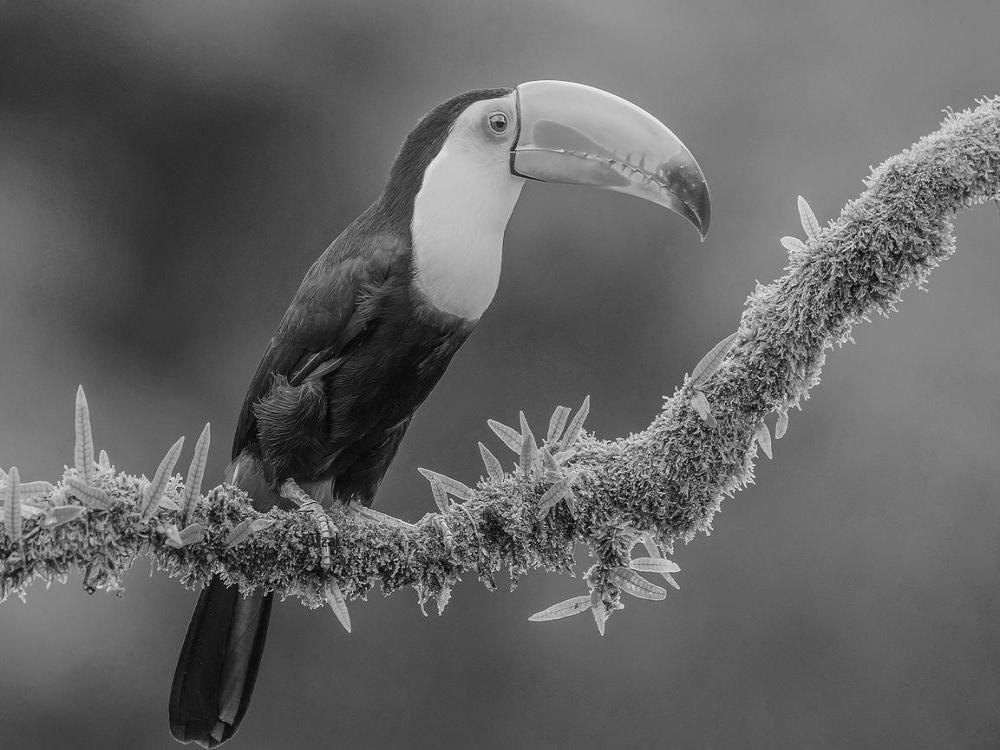
#> input picture assignments/resize/data/toucan.jpeg, 1000 x 750 px, found by its file name
$ jupyter execute --allow-errors 02_resize_task.ipynb
#> lines starting #> are read from the running program, lines starting #| are printed output that depends on the picture
### assignments/resize/resize_funcs.py
import numpy as np


# [132 lines left out: functions downsample_no_filter, get_pad_img, convolve_2d, gauss_kernel, expand_img, bilin_kernel, not called in this run]

### assignments/resize/02_resize_task.ipynb
# Изменение размера изображения
В этом задании вам предстоит познакомиться с процессом прореживания и интерполяции картинок с целью изменения их размера.

## Прореживание (децимация, downsampling)

Прореживание как одномерных сигналов, так и изображений, проводится в **два этапа**: сначала применяется фильтр нижних частот (ФНЧ), а затем отбрасываются лишние отсчеты сигнала. Фильтр необходим, чтобы избежать появления в спектре сигнала ложных частот - эффект **алиасинга (aliasing)**. Он связан с тем фактом, что при децимации дискретного сигнала мы отбрасываем некоторые отсчеты, что приводит к понижению частоты дискретизации сигнала и к дальнейшему появлению ложных частот в спектре. Для изображений этот эффект приводит к сильному искажению картинки при изменении её размера.

- Сначала посмотрим, что будет, если мы уменьшим изображение в 5 раз (по обоим измерениям) без предварительной фильтрации. Для этого напишите функцию `downsample_no_filter()`, затем отрисуйте получившееся изображение и отобразите его размер.

[cell 1]
import IPython
import numpy as np
from matplotlib import pyplot as plt
from PIL import Image
import importlib
import resize_funcs as rf
# Метод convert('L') конвертирует цветную картинку в черно-белую
img = np.array(Image.open('.\\data\\toucan.jpeg').convert('L'))
#> img is the input picture: shape (750, 1000); min 0, max 255, mean 99.4
# img = np.random.randint(0,255,(15,35))
plt.imshow(img, cmap='gray')
#> (this line was passed over: IPython is not available in this run)
importlib.reload(rf)
# YOUR CODE HERE
img_down = rf.downsample_no_filter(img)
#> in downsample_no_filter, `return res[::c,::c]`:
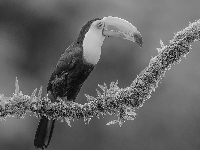
#> returned value: shape (150, 200); min 0, max 251, mean 99.4
print("Resized image size: ", img_down)
#> (printed output is left out)
plt.imshow(img_down,cmap='gray')
#> (this line was passed over: IPython is not available in this run)

При таком подходе картинка будет достаточно сильно искажена. Попробуем применить фильтр к исходной картинке перед отбрасыванием отсчетов.

В первом задании было введено понятие линейного фильтра, а также рассмотрена теорема о свертке. В соответствии с этой теоремой фильтрацию изображений можно производить как в пространственной, так и в частотной области. В этом задании будет рассмотрена **фильтрация в пространственной области**

При линейной фильтрации изображения каждый выходной пиксель равен взвешенной сумме пикселей в пределах некоторой области исходной картинки (см. картинку). Иными словами, мы вычисляем **дискретную свертку**:

$$g(x, y)= f(x, y) * h(x, y) = \sum_{m=-a}^{m=a}\sum_{n=-b}^{n=b}f(m, n)h(x-m, y-n)= \sum_{m=-a}^{m=a}\sum_{n=-b}^{n=b}f(x-m, y-n)h(m, n).$$

Здесь $f(x,y)$, $g(x,y)$ - исходное и выходное изображения, $h(x, y)$ называют **ядром фильтра**, $a=\frac{M-1}{2}$, $b=\frac{N-1}{2}$, $M$, $N$ - размерности ядра.

Графическая интерпретация, достаточно наглядна: у нас имеется ядро фильтра, которое выступает в роли окна (или маски), скользящего по исходной картинке. Внутри окна вычисляем свертку пикселей изображения и ядра, а затем сдвигаем окно.

#> (a cell that did not finish here is left out)

 - Можно заметить, что если найти описанным выше образом отфильтрованное изображение, то оно будет меньшего размера, нежели исходное. Дело в том, что ядро фильтра должно выходить за пределы изображения на краях (представьте окно $3\times 3$ и попробуйте поместить в его середину пиксель на краю или углу изображения). Для избежания подобной ситуации картинку можно дополнить пикселями по краям (**padding**).

    Напишите функцию `get_pad_img()`, которая принимает на вход изображение и желаемое количество нулей на границах и возвращает дополненное нулями изображение. Использовать готовую функцию `np.pad()` нельзя.

#> (a cell that did not finish here is left out)

 - Реализуйте функцию `convolve_2d()`, вычисляющую свертку двух двумерных сигналов. Размер выходного изображения должно совпадать с исходным; для добавления нулей используйте функцию `get_pad_img()`

- Для фильтрации существует множество разных фильтров. В этом задании нам потребуется *гауссовское ядро*. В одномерном случае оно задается формулой:
$$h_{gauss}(x) = \frac{1}{\sqrt{2\pi}\sigma}e^{-x^2/2\sigma^2}.$$

В двумерном случае справедлива формула:
$$h_{gauss}(x, y) = h_{gauss}(x)h_{gauss}(y)$$

Реализуйте функцию `gauss_kernel()`. На вход: размер ядра и среднеквадратическое отклонение $\sigma$. Возвращает функция гауссово ядро. Можете воспользоваться своей реализацией из 1-го задания.

[cell 4]
# Выведите ядро фильтра любого размера в качестве примера

# YOUR CODE HERE
importlib.reload(rf)
print("Gauss kernel: ", rf.gauss_kernel((3,3),0.5))

- Наконец, отфильтруем наше изображение с шумом с помощью реализованных функций. Примените созданный фильтр и после этого проредите картинку. Поэкспериментируйте с размерами ядра и со стандартным отклонением, которые визуально хорошо сглаживают изображение. Не забудьте предварительно добавить нулевые значения на границах, чтобы сохранить размер картинки.

[cell 5]
# YOUR CODE HERE

importlib.reload(rf)
kern = rf.gauss_kernel((3,3),1.2)
img_filt = rf.convolve_2d(img,kern)
#> after the loop in convolve_2d, `for i in range(result.shape[0]):`:
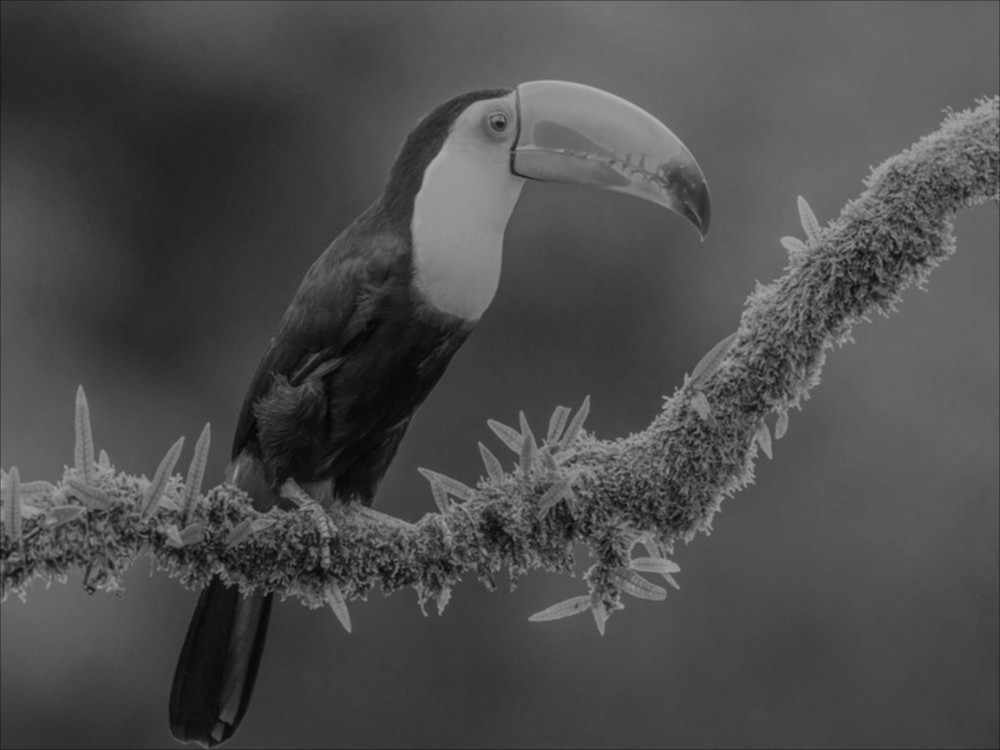
#> result: shape (750, 1000) float64; min 5.13, max 181.2, mean 76.7
img_resized = rf.downsample_no_filter(img_filt)
#> in downsample_no_filter, `return res[::c,::c]`:
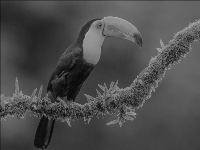
#> returned value: shape (150, 200) float64; min 8.04, max 181.1, mean 76.5

print("Размер исходной картинки: ", img.shape )
#| Размер исходной картинки:  (750, 1000)
print("Размер уменьшенной картинки: ", img_resized.shape)
#| Размер уменьшенной картинки:  (150, 200)

plt.imshow(img ,cmap='gray')
#> (this line was passed over: IPython is not available in this run)
plt.title('Оригинал')
#> (this line was passed over: IPython is not available in this run)
plt.figure()
#> (this line was passed over: IPython is not available in this run)
plt.imshow(img_resized,cmap='gray')
#> (this line was passed over: IPython is not available in this run)
plt.title('Уменьшенная')
#> (this line was passed over: IPython is not available in this run)

# Интерполяция (upsampling)

При интерполяции происходит обратная операция: мы хотим повысить частоту дискретизации нашего сигнала. По сути мы хотим добавить новые отсчеты между уже имеющимися и тем самым увеличить размер картинки. Какие значения примут новые промежуточные отсчеты зависит от схемы, которую мы выберем, но **общий принцип одинаков**: мы добавляем желаемое количество нулей между пикселями, а затем пропускаем картинку через фильтр, в результате чего получаем интерполированное изображение.

[cell 6]
# Примеры 1D и 2D интерполяций. Известные значения функции выделены цветным, значение функции в интерполируемой точке - черным.
IPython.display.Image(filename='.\\data\\interp_types.png', width=800)

[cell 7]
# Вид ядра для линейной и билинейной интерполяции
IPython.display.Image(filename='.\\data\\lin_bilin.png', width=700)

- В этом задании необходимо увеличить картинку, полученную в прошлом пункте, до исходного размера; для начала напишите функцию `expand_img()`, которая должна добавлять нужное количество нулевых строк и столбцов, чтобы получить размер исходного изображения.

[cell 8]
# Отобразите дополненное нулями изображение

# YOUR CODE HERE
importlib.reload(rf)
print(rf.expand_img(img_resized,1).shape)

- Воспользуйтесь **билинейной интерполяцией**. Она является обобщением линейной интерполяции функции одной переменной для функции двух переменных. Ядро линейной интерполяции размера $L$ можно найти с помощью следующего выражения:

$$
h(x) = max(1-|\beta x|, 0),
$$
где $\beta = 1/(\frac{L}{2} + 1)$. Тогда ядро билинейной интерполяции можно получить как произведение одномерных ядер:

$$
h(x, y) = h(x)^T \cdot h(x)
$$
Реализуйте функцию `bilin_kernel()`, принимающую на вход параметр $L$ и возвращающую ядро фильтра.

[cell 9]
# Выведите ядро фильтра любого размера в качестве примера

# YOUR CODE HERE
importlib.reload(rf)
print("Bilinear interpolation kernel: ", rf.bilin_kernel(3))

- Наконец, примените билинейную интерполяцию к расширенному изображению и получите восстановленное изображение исходного размера. Воспользуйтесь библиотекой `scikit-image` для нахождения **structural similarity index measure (SSIM)** между исходным (до всех преобразований) и восстановленным  изображением. Этот индекс является мерой "похожести" двух изображений. Добейтесь значения SSIM не менее 0.5.

[cell 10]
# YOUR CODE HERE
importlib.reload(rf)
from skimage.metrics import structural_similarity as ssim

# Вывод изображений из прошлого
plt.imshow(rf.downsample_no_filter(img),cmap='gray')
plt.title('Уменьшенная без фильтра')
plt.figure()
plt.imshow(img_resized,cmap='gray')
plt.title('Уменьшенная с фильтром')

# Дополнение нулями для восстановления, здесь параметр это то во сколько уменьшали - 1, типа если уменьшили в 5 раз, то ставим 4
img_e = rf.expand_img(img_resized,4)

kern = rf.bilin_kernel(10)
img_fft = np.fft.fft2(img_e)
kern_fft = np.fft.fft2(kern,s=img_e.shape)
result = img_fft * kern_fft
result = np.fft.ifft2(result)

plt.figure()
plt.imshow(np.abs(result),cmap='gray')
plt.title('Восстановленная до исходных размеров')
print(f"Размер исходгого изображения (до вообще всех преобразовний) {img.shape}")
print(f"Размер восстановленного изображения {result.shape}")
range = max(np.abs(result).max(), img.max())-min(np.abs(result).min(),img.min())
print("SSIM: ", ssim(img ,np.abs(result),data_range=range))

## **Перед отправкой сохраните файлы в следующем формате: 02_Фамилия.ipynb и resize_funcs.py**
